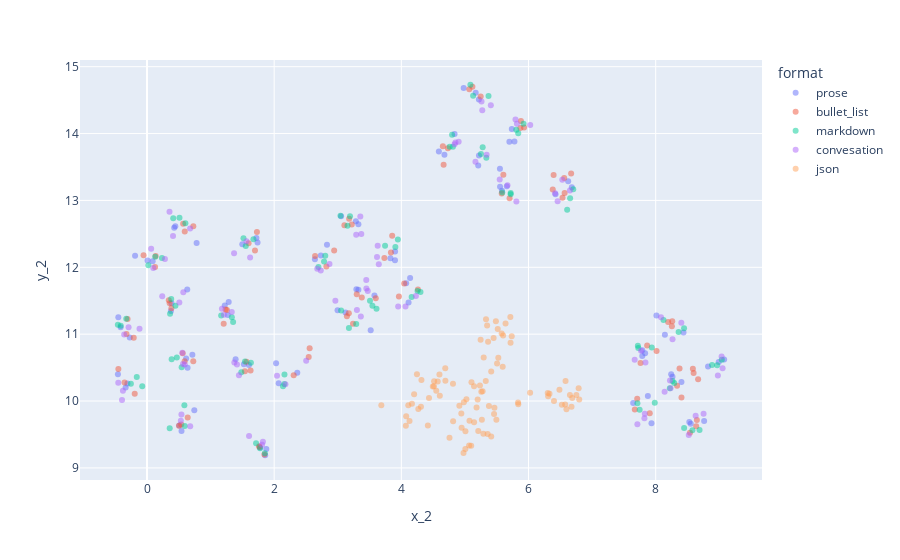

Notebook source saved alongside this figure:
### Markdown cell above
#### 形式

### Code cell
display('2','format')
